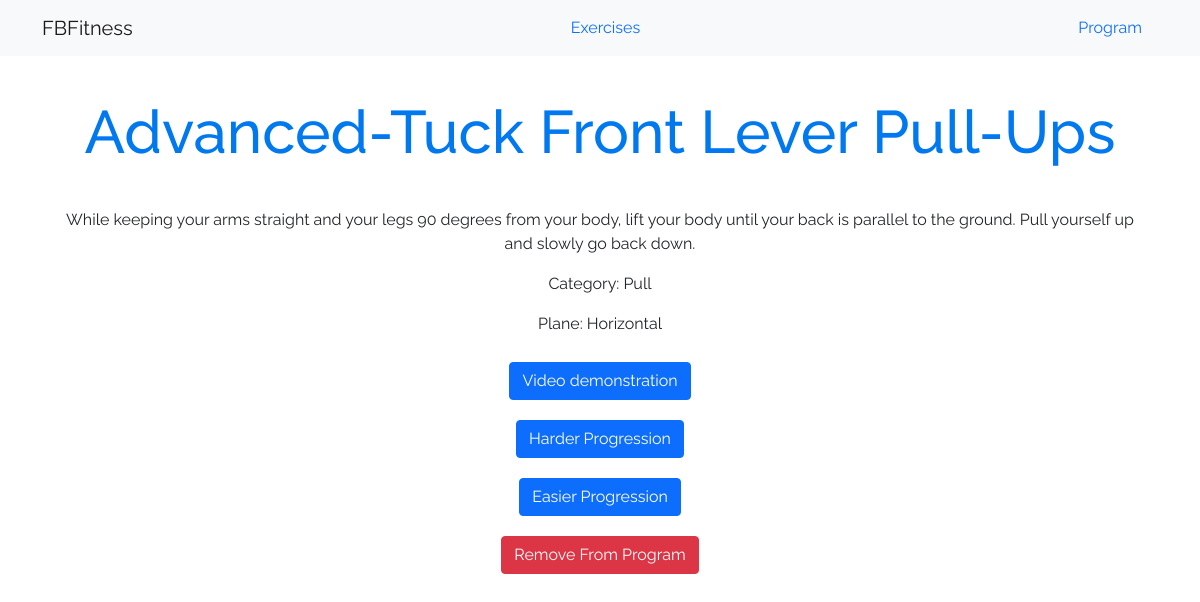
Screenshot of /Exercises/advtuckpullups/ with the database file from the repository.
### Exercises/models.py (models this page shows, shortened)
class Exercise(models.Model):
    name = models.CharField(max_length=255,unique=True)
    slug = models.SlugField(allow_unicode=True,null=False,unique=True)
    progressionTo = models.ForeignKey('self',on_delete=models.CASCADE,null=True,blank=True,related_name='harder')
    progressionFrom = models.ForeignKey('self',on_delete=models.CASCADE,null=True,blank=True,related_name='easier')
    difficulty = models.IntegerField()
    link = models.CharField(max_length=255,unique=True,null=True,blank=True)
    plane = models.CharField(max_length=255,null=True,blank=True)
    category = models.CharField(max_length=255,null=True,blank=True)
    description = models.CharField(max_length=500,null=True,blank=True)
    class Meta:
        ordering = ['-difficulty','category']

### Exercises/views.py (the view)
# urls.py: path('<slug:slug>/',views.SingleExercise.as_view(),name='single'),
class SingleExercise(generic.DetailView):
    model = models.Exercise
    def get_context_data(self,**kwargs):
        context = super().get_context_data(**kwargs)
        info = Program.objects.all()
        context['ex_list']=[]
        for item in info:
            context['ex_list'].append(item.exercise.name)
        return context

### Exercises/templates/Exercises/exercise_detail.html
{% extends 'Exercises/exercise_base.html' %}
{% block ex_content %}
<h1 class='titles'>{{exercise.name}}</h1>
<div class="content">
  <p>{{exercise.description}}</p>
  <p>Category: {{exercise.category}}</p>
  {% if exercise.category != 'Legs' %}
    <p>Plane: {{exercise.plane}}</p>
  {% endif %}
  <a class="btn btn-primary" href="{{exercise.link}}" target="_blank">Video demonstration</a>
  {% if exercise.difficulty < 7 %}
  <br>
    <a class="btn btn-primary" href="{% url 'Exercises:single' slug=exercise.progressionTo.slug %}">Harder Progression</a>
  {% endif %}
  {% if exercise.difficulty > 1 %}
  <br>
    <a class="btn btn-primary" href="{% url 'Exercises:single' slug=exercise.progressionFrom.slug %}">Easier Progression</a>
  {% endif %}
  {% if exercise.name in ex_list %}
    <br>
    <a class="btn btn-danger" href="{% url 'program:remove' slug=exercise.slug %}">Remove From Program</a>
  {% else %}
    <br>
    <a class="btn btn-success" href="{% url 'program:add' slug=exercise.slug %}">Add To Program</a>
  {% endif %}
</div>
{% endblock %}

### static/BWFitness/css/master.css (style rules this page uses)
body { text-align: center; font-family: 'Raleway', sans-serif; }
.titles { color: rgb(0,120,240); font-size: 60px; margin-top: 40px; margin-bottom: 40px; }
.btn { margin-top: 10px; margin-bottom: 10px; }

### rows the page displays
Exercise: name "Advanced-Tuck Front Lever Pull-Ups", description "While keeping your arms straight and your legs 90 degrees from your body, lift your body until your back is parallel to the ground. Pull yourself up and slowly go back down.", category "Pull", plane "Horizontal"
